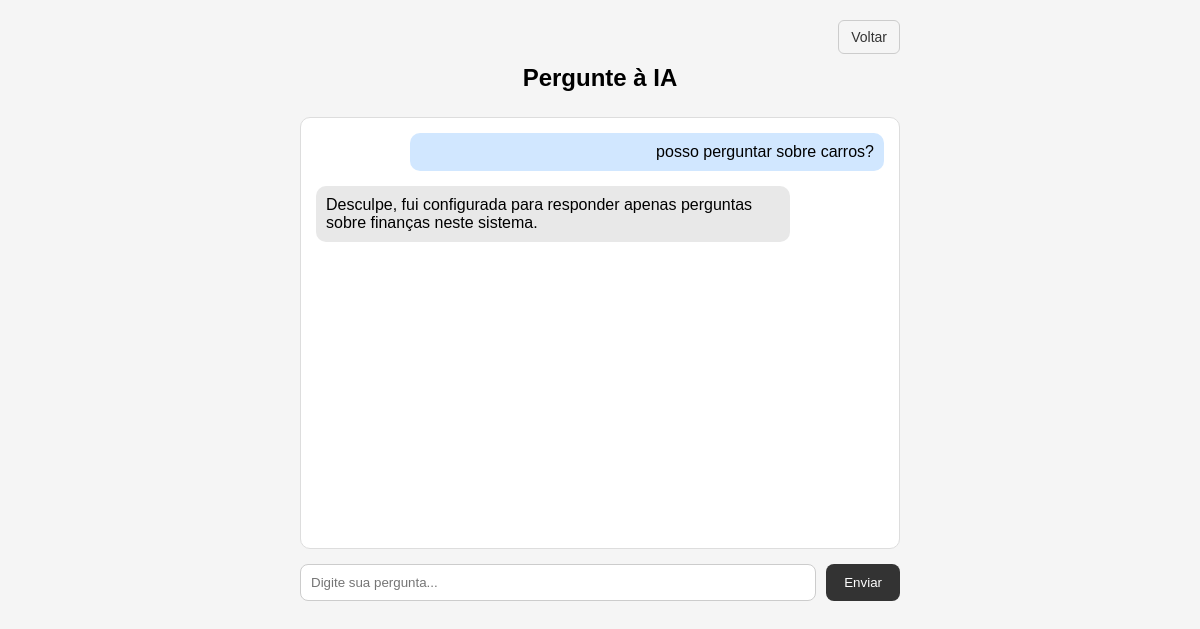
Before: /gemini/ with the older database file.
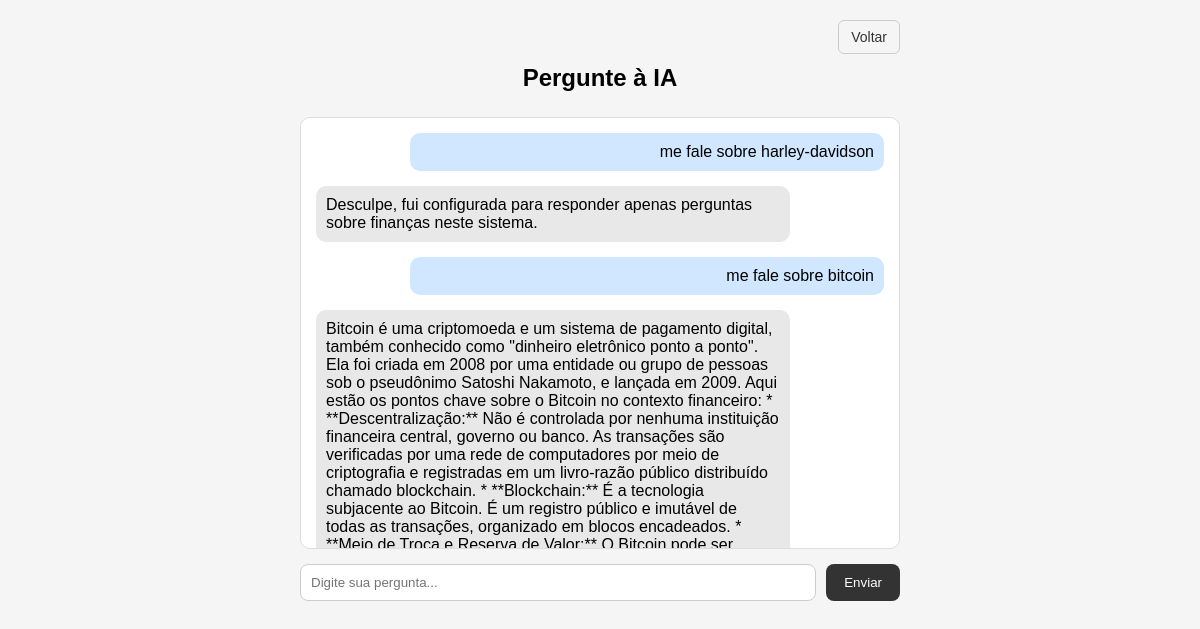
After: the same page with the newer database file.
### financas/models.py (models this page shows, shortened)
class ChatMessage(models.Model):
    autor = models.CharField(max_length=10)  # "user" ou "ai"
    texto = models.TextField()
    criado_em = models.DateTimeField(auto_now_add=True)

### financas/views.py (the view, shortened to what this page needs)
# urls.py: path("gemini/", views.inteligencia_artificial, name="inteligencia_artificial"),
def inteligencia_artificial(request):
    mensagens = ChatMessage.objects.all().order_by("criado_em")
    return render(request, "financas/inteligencia_artificial.html", {"chat": mensagens})

### templates/financas/inteligencia_artificial.html (shortened to what this page needs)
<!DOCTYPE html>
<html lang="pt-br">
<head>
</head>
<body>
<div class="container">
    <div class="top-bar">
        <a href="/">Voltar</a>
    </div>
    <h2>Pergunte à IA</h2>
    <div class="chat-box">
        {% for item in chat %}
            {% if item.autor == 'user' %}
                <div class="msg user">{{ item.texto }}</div>
            {% else %}
                <div class="msg ia">{{ item.texto }}</div>
            {% endif %}
        {% endfor %}
    </div>
    <form method="POST">
        <input type="text" name="pergunta" placeholder="Digite sua pergunta..." required>
        <button type="submit">Enviar</button>
    </form>
</div>
</body>
</html>

Changed rows visible on the page:
removed ChatMessage: texto "posso perguntar sobre carros?"
added ChatMessage: texto "me fale sobre harley-davidson"
added ChatMessage: texto "me fale sobre bitcoin"
added ChatMessage: texto "Bitcoin é uma criptomoeda e um sistema de pagamento digital, também conhecido como \"dinheiro eletrônico ponto a ponto\". Ela foi criada em 2008 por uma entidade ou grupo de pessoas sob o pseudônimo Satoshi Nakamoto, e lançada em 2009. Aqui estão os pontos chave sobre o Bitcoin no contexto financeiro: * **Descentralização:** Não é controlada por nenhuma instituição financeira central, governo ou banco. As transações são verificadas por uma rede de computadores por meio de criptografia e registradas em um livro-razão público distribuído chamado blockchain. * **Blockchain:** É a tecnologia subjacente ao Bitcoin. É um registro público e imutável de todas as transações, organizado em blocos…"
